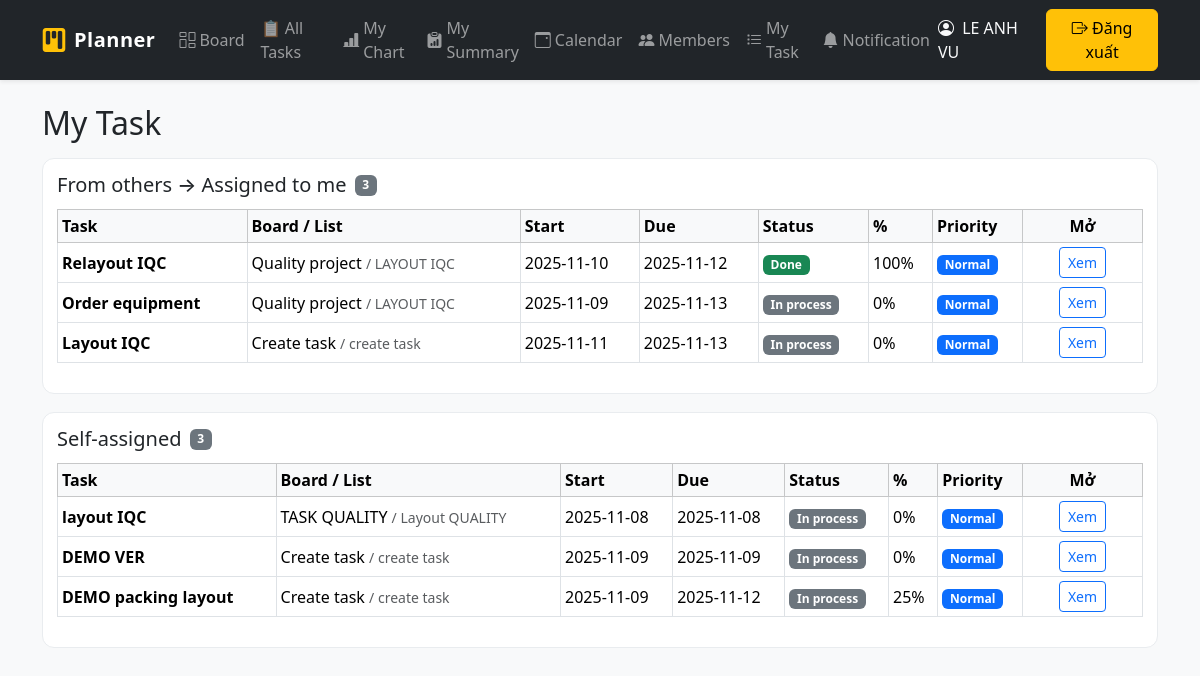
Page /my-tasks (signed in) on the committed database.
### app.py (models this page shows, shortened)
class User(UserMixin, db.Model):
    id = db.Column(db.Integer, primary_key=True)
    email = db.Column(db.String(120), unique=True, nullable=False, index=True)
    password_hash = db.Column(db.String(256), nullable=False)
    name = db.Column(db.String(120), nullable=False)

class Task(db.Model):
    id = db.Column(db.Integer, primary_key=True)
    title = db.Column(db.String(200), nullable=False)  # Task name
    description = db.Column(db.Text, default="")       # Remark
    position = db.Column(db.Integer, default=0)
    start_date = db.Column(db.Date, nullable=True)
    due_date = db.Column(db.Date, nullable=True)
    status = db.Column(db.String(20), default="In process")      # In process, Done, OverDue
    percentage = db.Column(db.Integer, default=0)                # 0,25,50,75,100
    priority = db.Column(db.String(10), default="Normal")        # Low, Normal, High, Urgent
    list_id = db.Column(db.Integer, db.ForeignKey("list.id"), nullable=False)
    list = db.relationship("List", backref=db.backref("tasks", cascade="all, delete-orphan", order_by="Task.position"))
    created_by_id = db.Column(db.Integer, db.ForeignKey("user.id"), nullable=True)
    created_by = db.relationship("User", foreign_keys=[created_by_id])
    assignees = db.relationship("User", secondary=task_assignees, backref="assigned_tasks")

class Board(db.Model):
    id = db.Column(db.Integer, primary_key=True)
    name = db.Column(db.String(120), nullable=False)
    description = db.Column(db.Text, default="")
    owner_id = db.Column(db.Integer, db.ForeignKey("user.id"))
    owner = db.relationship("User", backref="boards")

class List(db.Model):
    id = db.Column(db.Integer, primary_key=True)
    title = db.Column(db.String(120), nullable=False)
    position = db.Column(db.Integer, default=0)
    board_id = db.Column(db.Integer, db.ForeignKey("board.id"), nullable=False)
    board = db.relationship("Board", backref=db.backref("lists", cascade="all, delete-orphan", order_by="List.position"))

### app.py (the view)
@app.route("/my-tasks")
@login_required
def my_tasks():
    me_id = current_user.id
    assigned = (
        Task.query
        .join(task_assignees)
        .filter(task_assignees.c.user_id == me_id)
        .order_by(Task.due_date.asc().nulls_last(), Task.id.desc())
        .all()
    )
    self_assigned = [t for t in assigned if (t.created_by_id == me_id)]
    from_others   = [t for t in assigned if (t.created_by_id != me_id)]
    return render_template(
        "my_tasks.html",
        from_others=from_others,
        self_assigned=self_assigned
    )

### app.py (called while the page is built)
@app.context_processor
def inject_unread():
    if current_user.is_authenticated:
        cnt = Notification.query.filter_by(user_id=current_user.id, is_read=False).count()
    else:
        cnt = 0
    return dict(unread_notif_count=cnt)

@login_manager.user_loader
def load_user(user_id):
    return User.query.get(int(user_id))

### templates/my_tasks.html (shortened to what this page needs)
{% extends "base.html" %}
{% block content %}
<h2 class="mb-3">My Task</h2>
<div class="task-card">
  <div class="section-title">
    <h5 class="mb-0">From others → Assigned to me</h5>
    <span class="badge text-bg-secondary">{{ from_others|length }}</span>
  </div>
  <div class="table-responsive">
    <table class="table table-sm table-bordered align-middle">
      <thead class="table-light">
        <tr>
          <th>Task</th>
          <th>Board / List</th>
          <th>Start</th>
          <th>Due</th>
          <th>Status</th>
          <th>%</th>
          <th>Priority</th>
          <th class="w-actions text-center">Mở</th>
        </tr>
      </thead>
      <tbody>
        {% for t in from_others %}
        <tr>
          <td class="fw-semibold">{{ t.title }}</td>
          <td>
            {{ t.list.board.name if t.list and t.list.board else '' }}
            {% if t.list %}<small class="text-muted"> / {{ t.list.title }}</small>{% endif %}
          </td>
          <td>{{ t.start_date or '' }}</td>
          <td>{{ t.due_date or '' }}</td>
          {% set stc='secondary' %}
          {% if t.status=='Done' %}{% set stc='success' %}{% elif t.status=='OverDue' %}{% set stc='danger' %}{% endif %}
          <td><span class="badge bg-{{ stc }}">{{ t.status }}</span></td>
          <td>{{ t.percentage }}%</td>
          {% set pc='primary' %}
          {% if t.priority=='Low' %}{% set pc='secondary' %}
          {% elif t.priority=='High' %}{% set pc='warning' %}
          {% elif t.priority=='Urgent' %}{% set pc='danger' %}{% endif %}
          <td><span class="badge bg-{{ pc }}">{{ t.priority }}</span></td>
          <td class="text-center">
            <a class="btn btn-sm btn-outline-primary"
               href="{{ url_for('view_board', board_id=t.list.board_id) if t.list else url_for('dashboard') }}">
              Xem
            </a>
          </td>
        </tr>
        {% else %}
        <tr><td colspan="8" class="text-center text-muted">Không có task.</td></tr>
        {% endfor %}
      </tbody>
    </table>
  </div>
</div>
<div class="task-card">
  <div class="section-title">
    <h5 class="mb-0">Self-assigned</h5>
    <span class="badge text-bg-secondary">{{ self_assigned|length }}</span>
  </div>
  <div class="table-responsive">
    <table class="table table-sm table-bordered align-middle">
      <thead class="table-light">
        <tr>
          <th>Task</th>
          <th>Board / List</th>
          <th>Start</th>
          <th>Due</th>
          <th>Status</th>
          <th>%</th>
          <th>Priority</th>
          <th class="w-actions text-center">Mở</th>
        </tr>
      </thead>
      <tbody>
        {% for t in self_assigned %}
        <tr>
          <td class="fw-semibold">{{ t.title }}</td>
          <td>
            {{ t.list.board.name if t.list and t.list.board else '' }}
            {% if t.list %}<small class="text-muted"> / {{ t.list.title }}</small>{% endif %}
          </td>
          <td>{{ t.start_date or '' }}</td>
          <td>{{ t.due_date or '' }}</td>
          {% set stc='secondary' %}
          {% if t.status=='Done' %}{% set stc='success' %}{% elif t.status=='OverDue' %}{% set stc='danger' %}{% endif %}
          <td><span class="badge bg-{{ stc }}">{{ t.status }}</span></td>
          <td>{{ t.percentage }}%</td>
          {% set pc='primary' %}
          {% if t.priority=='Low' %}{% set pc='secondary' %}
          {% elif t.priority=='High' %}{% set pc='warning' %}
          {% elif t.priority=='Urgent' %}{% set pc='danger' %}{% endif %}
          <td><span class="badge bg-{{ pc }}">{{ t.priority }}</span></td>
          <td class="text-center">
            <a class="btn btn-sm btn-outline-primary"
               href="{{ url_for('view_board', board_id=t.list.board_id) if t.list else url_for('dashboard') }}">
              Xem
            </a>
          </td>
        </tr>
        {% else %}
        <tr><td colspan="8" class="text-center text-muted">Không có task.</td></tr>
        {% endfor %}
      </tbody>
    </table>
  </div>
</div>
{% endblock %}

### templates/base.html (shortened to what this page needs)
<!doctype html>
<html lang="vi">
  <head>
    <link href="https://cdn.jsdelivr.net/npm/bootstrap@5.3.2/dist/css/bootstrap.min.css" rel="stylesheet">
  </head>
  <body class="bg-light">
<link rel="stylesheet" href="https://cdn.jsdelivr.net/npm/bootstrap-icons@1.11.3/font/bootstrap-icons.css">
<nav class="navbar navbar-expand-lg navbar-dark bg-dark shadow-sm">
  <div class="container">
    <a class="navbar-brand d-flex align-items-center gap-2" href="{{ url_for('dashboard') }}">
      <i class="bi bi-kanban-fill text-warning fs-4"></i>
      <span class="fw-bold">Planner</span>
    </a>
    <div class="collapse navbar-collapse" id="navbarsExample">
      <ul class="navbar-nav me-auto mb-2 mb-lg-0 align-items-lg-center">
        {% if current_user.is_authenticated %}
          <li class="nav-item">
            <a class="nav-link d-flex align-items-center gap-1" href="{{ url_for('boards_page') }}">
              <i class="bi bi-columns-gap"></i> Board
            </a>
          </li>
          <li class="nav-item">
    <a class="nav-link d-flex align-items-center gap-1" href="{{ url_for('all_tasks') }}">
        📋 All Tasks
    </a>
</li>
          <li class="nav-item">
            <a class="nav-link d-flex align-items-center gap-1" href="{{ url_for('chart') }}">
              <i class="bi bi-bar-chart-line-fill"></i> My Chart
            </a>
          </li>
          <li class="nav-item">
            <a class="nav-link d-flex align-items-center gap-1" href="{{ url_for('all_summary') }}">
              <i class="bi bi-clipboard-data-fill"></i> My Summary
            </a>
          </li>
          <li class="nav-item">
            <a class="nav-link d-flex align-items-center gap-1" href="{{ url_for('calendar') }}">
              <i class="bi bi-calendar3-event"></i> Calendar
            </a>
          </li>
          <li class="nav-item">
            <a class="nav-link d-flex align-items-center gap-1" href="{{ url_for('members') }}">
              <i class="bi bi-people-fill"></i> Members
            </a>
          </li>
          <li class="nav-item">
            <a class="nav-link d-flex align-items-center gap-1" href="{{ url_for('my_tasks') }}">
              <i class="bi bi-list-task"></i> My Task
            </a>
          </li>
          <li class="nav-item position-relative">
  <a class="nav-link d-flex align-items-center gap-1" href="{{ url_for('notifications') }}">
    <i class="bi bi-bell-fill"></i> Notification
  </a>
</li>
        {% endif %}
      </ul>
      <div class="d-flex align-items-center gap-3">
        {% if current_user.is_authenticated %}
          <span class="navbar-text text-light">
            <i class="bi bi-person-circle me-1"></i> {{ current_user.name }}
          </span>
          <a class="btn btn-warning" href="{{ url_for('logout') }}">
            <i class="bi bi-box-arrow-right"></i> Đăng xuất
          </a>
        {% endif %}
      </div>
    </div>
  </div>
</nav>
    <div class="container mt-4">
      {% block content %}{% endblock %}
    </div>
  </body>
</html>

### templates/base.html (style rules this page uses)
.navbar-nav .nav-link { transition: all 0.2s ease-in-out; }
.navbar-brand span { letter-spacing: 0.5px; }

### templates/my_tasks.html (style rules this page uses)
.task-card { background:#fff;border:1px solid #e9ecef;border-radius:12px;padding:14px;margin-bottom:18px }
.section-title { display:flex;align-items:center;gap:.5rem;margin-bottom:.75rem }
.table td,.table th { vertical-align:middle }
.w-actions { width:120px }

### rows in the picture
User: name "LE ANH VU"
Task: title "Relayout IQC", list.board "Quality project", list "LAYOUT IQC", start_date "2025-11-10", due_date "2025-11-12", status "Done", percentage "100", priority "Normal"
Task: title "Order equipment", list.board "Quality project", list "LAYOUT IQC", start_date "2025-11-09", due_date "2025-11-13", status "In process", percentage "0", priority "Normal"
Task: title "Layout IQC", list.board "Create task", list "create task", start_date "2025-11-11", due_date "2025-11-13", status "In process", percentage "0", priority "Normal"
Task: title "layout IQC", list.board "TASK QUALITY", list "Layout QUALITY", start_date "2025-11-08", due_date "2025-11-08", status "In process", percentage "0", priority "Normal"
Task: title "DEMO VER", list.board "Create task", list "create task", start_date "2025-11-09", due_date "2025-11-09", status "In process", percentage "0", priority "Normal"
Task: title "DEMO packing layout", list.board "Create task", list "create task", start_date "2025-11-09", due_date "2025-11-12", status "In process", percentage "25", priority "Normal"

### other values in the picture
{{ from_others|length }} "3"
{{ self_assigned|length }} "3"
